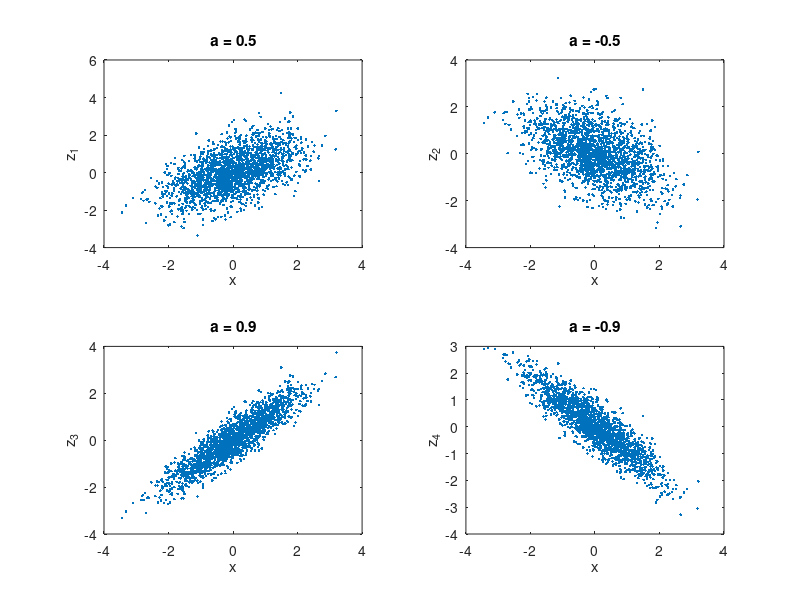
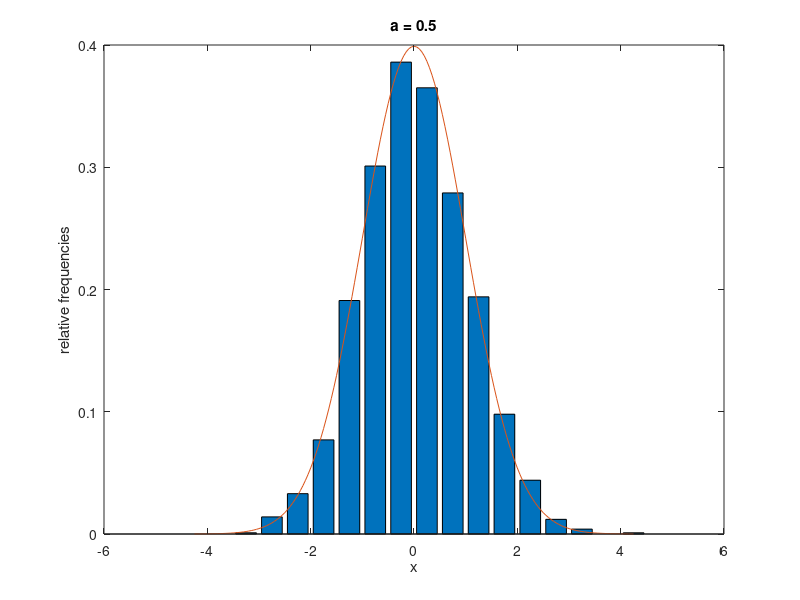

Recreate these plots in MATLAB, in order.
%  from a scatterplot we can see the DIRECTION and SHAPE
%  relationship between two variables, which means that
%  Correlation is the STRENGTH and DIRECTION relationship between two variables.
N=2000;
x=randn(1,N);
y=randn(1,N);
a=[0.5,-0.5,0.9,-0.9];
z_1=a(1)*x+sqrt(1-a(1)^2)*y;
z_2=a(2)*x+sqrt(1-a(2)^2)*y;
z_3=a(3)*x+sqrt(1-a(3)^2)*y;
z_4=a(4)*x+sqrt(1-a(4)^2)*y;
figure(1);
subplot(2,2,1);
plot(x,z_1,'.');
xlabel('x');
ylabel('z_1');
title('a = 0.5');
subplot(2,2,2);
plot(x,z_2,'.');
xlabel('x');
ylabel('z_2');
title('a = -0.5');
subplot(2,2,3);
plot(x,z_3,'.');
xlabel('x');
ylabel('z_3');
title('a = 0.9');
subplot(2,2,4);
plot(x,z_4,'.');
xlabel('x');
ylabel('z_4');
title('a = -0.9');

figure(2)
bins=-4.25:0.5:4.25;
[yvalues,xvalues]=hist(z_1,bins);
yvalues=yvalues/(N*0.5);
bar(xvalues,yvalues);
xlabel('x');
ylabel('relative frequencies');
title('a = 0.5');
z=-4.25:0.5/10:4.25;
pdf=exp(-z.^2/2);
pdf=pdf/sqrt(2*pi);
hold on
plot(z,pdf);
% subplot(2,2,2)
% [yvalues,xvalues]=hist(z_2,bins);
% yvalues=yvalues/N;
% bar(xvalues,yvalues);
% xlabel('x');
% ylabel('relative frequencies');
% title('a = -0.5');
% subplot(2,2,3)
% [yvalues,xvalues]=hist(z_3,bins);
% yvalues=yvalues/N;
% bar(xvalues,yvalues);
% xlabel('x');
% ylabel('relative frequencies');
% title('a = 0.9');
% subplot(2,2,4)
% [yvalues,xvalues]=hist(z_4,bins);
% yvalues=yvalues/N;
% bar(xvalues,yvalues);
% xlabel('x');
% ylabel('relative frequencies');
% title('a = -0.9');
